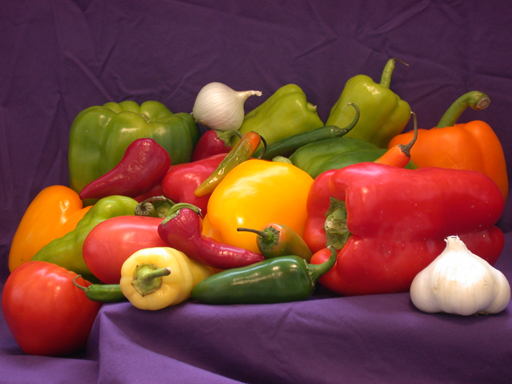
#> input picture peppers.png, 512 x 384 px
$ python Code.py
#> lines starting #> are read from the running program, lines starting #| are printed output that depends on the picture
import cv2
import numpy as np
from sklearn.cluster import MeanShift, estimate_bandwidth

# Load the image
img = cv2.imread('peppers.png')
#> img is the input picture: shape (384, 512, 3); mean B, G, R 57.6, 66.4, 120.8

# Reshape the image to a 2D array of pixels
img_flat = np.reshape(img, (-1, 3))

# Estimate the bandwidth parameter
bandwidth = estimate_bandwidth(img_flat, quantile=0.1, n_samples=500)
#> bandwidth = 41.7

ms = MeanShift(bandwidth=bandwidth, bin_seeding=True)
ms.fit(img_flat)
labels = ms.labels_

# Giving random colors to each label
label_colors = np.random.randint(0, 255, (np.max(labels) + 1, 3))
#> label_colors = [[172, 47, 117], [192, 67, 251], [195, 103, 9], [211, 21, 242], [36, 87, 70], [216, 88, 140], [58, 193, 230], [39, 87, 174], [88, 81, 165], [25, 77, 72]]

# Creating the coloured image
segmented_img = label_colors[labels]
segmented_img = np.reshape(segmented_img, img.shape)
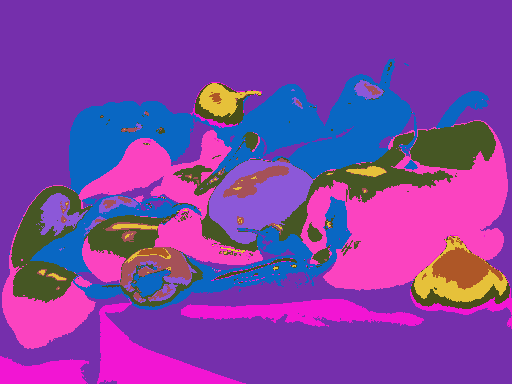
#> segmented_img: shape (384, 512, 3) int64; mean B, G, R 164.7, 64.7, 129.1

segmented_img = segmented_img.astype(np.uint8)

# Display the segmented image
cv2.imshow('Segmented Image', segmented_img)
cv2.waitKey(0)
cv2.destroyAllWindows()
